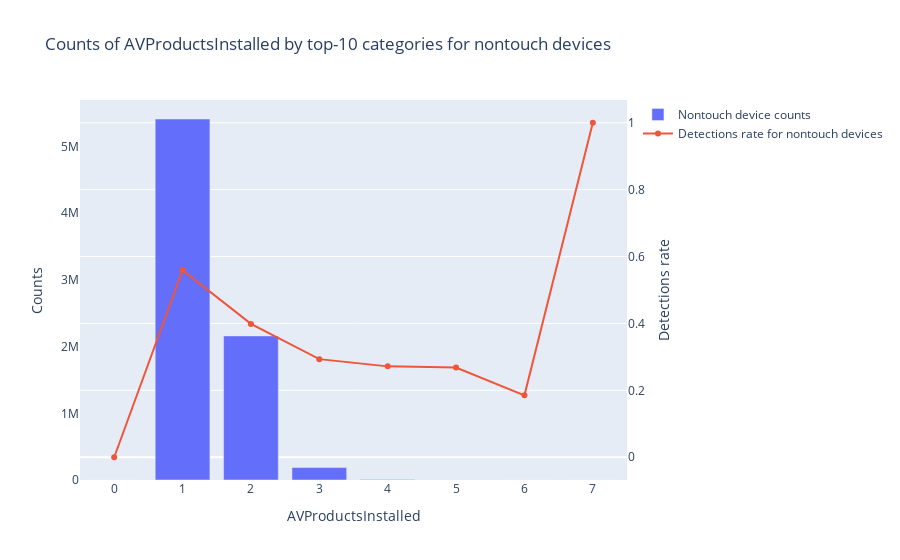

Notebook code for this chart:
### Code cell
plot_categorical_feature('AVProductsInstalled', True, by_touch=True)

### Figure 1 — Plotly figure (JSON) as saved in the notebook; plotly's stock layout.template omitted (floating-point values rounded to 4 significant figures)
{"data": [{"name": "Nontouch device counts", "type": "bar", "x": [0, 1, 2, 3, 4, 5, 6, 7], "y": [1, 5412701, 2160603, 186244, 7987, 436, 27, 1]}, {"name": "Detections rate for nontouch devices", "type": "scatter", "x": [0, 1, 2, 3, 4, 5, 6, 7], "y": [0, 0.5594, 0.3986, 0.2933, 0.2717, 0.2683, 0.1852, 1], "yaxis": "y2"}], "layout": {"barmode": "group", "legend": {"orientation": "v"}, "title": {"text": "Counts of AVProductsInstalled by top-10 categories for nontouch devices"}, "xaxis": {"showgrid": false, "showline": false, "title": {"text": "AVProductsInstalled"}, "type": "category", "zeroline": false}, "yaxis": {"showgrid": false, "showline": false, "title": {"text": "Counts"}, "zeroline": false}, "yaxis2": {"overlaying": "y", "side": "right", "title": {"text": "Detections rate"}}}}
